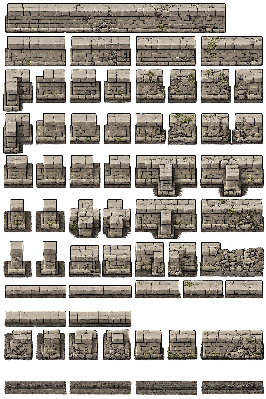
#> input picture custodian/content/dev/in_progress/procgen_wall_tiles_source2.png, 266 x 399 px
$ python extract_wall_parts.py --input ../../content/dev/in_progress/procgen_wall_tiles_source2.png --out-dir out --atlas-out out.png --json-out out.png
#> lines starting #> are read from the running program, lines starting #| are printed output that depends on the picture
#!/usr/bin/env python3
"""Extract wall modules from an RGBA source sheet and pack a simple atlas."""

from __future__ import annotations

import argparse
import json
import math
from collections import deque
from datetime import datetime, timezone
from pathlib import Path
from typing import Any

from PIL import Image


DEFAULT_TILE_SIZE = 32
DEFAULT_PADDING = 2
DEFAULT_ALPHA_THRESHOLD = 1
DEFAULT_MIN_AREA = 64
DEFAULT_ATLAS_WIDTH = 1024


def parse_args() -> argparse.Namespace:
    parser = argparse.ArgumentParser(description=__doc__)
    parser.add_argument("--input", required=True, type=Path, help="Source RGBA wall sheet.")
    parser.add_argument("--out-dir", required=True, type=Path, help="Directory for individual part PNGs.")
    parser.add_argument("--atlas-out", required=True, type=Path, help="Output atlas PNG path.")
    parser.add_argument("--json-out", required=True, type=Path, help="Output metadata JSON path.")
    parser.add_argument("--rects", type=Path, help="Optional manual rectangle JSON override.")
    parser.add_argument("--tile-size", type=int, default=DEFAULT_TILE_SIZE, help="Tile size for metadata guesses.")
    parser.add_argument("--padding", type=int, default=DEFAULT_PADDING, help="Transparent padding around each part.")
    parser.add_argument("--alpha-threshold", type=int, default=DEFAULT_ALPHA_THRESHOLD, help="Minimum alpha to keep.")
    parser.add_argument("--min-area", type=int, default=DEFAULT_MIN_AREA, help="Minimum component pixel area.")
    parser.add_argument("--atlas-width", type=int, default=DEFAULT_ATLAS_WIDTH, help="Packed atlas max row width.")
    return parser.parse_args()


def find_components(img: Image.Image, alpha_threshold: int, min_area: int) -> tuple[list[dict[str, Any]], list[dict[str, Any]]]:
    alpha = img.getchannel("A")
    width, height = img.size
    pix = alpha.load()
    seen = bytearray(width * height)
    components: list[dict[str, Any]] = []
    skipped: list[dict[str, Any]] = []

    for y in range(height):
        row_offset = y * width
        for x in range(width):
            idx = row_offset + x
            if seen[idx] or pix[x, y] < alpha_threshold:
                continue

            q: deque[tuple[int, int]] = deque([(x, y)])
            seen[idx] = 1
            min_x = max_x = x
            min_y = max_y = y
            area = 0

            while q:
                cx, cy = q.popleft()
                area += 1
                if cx < min_x:
                    min_x = cx
                if cx > max_x:
                    max_x = cx
                if cy < min_y:
                    min_y = cy
                if cy > max_y:
                    max_y = cy

                for nx, ny in ((cx + 1, cy), (cx - 1, cy), (cx, cy + 1), (cx, cy - 1)):
                    if nx < 0 or ny < 0 or nx >= width or ny >= height:
                        continue
                    nidx = ny * width + nx
                    if seen[nidx] or pix[nx, ny] < alpha_threshold:
                        continue
                    seen[nidx] = 1
                    q.append((nx, ny))

            rect = [min_x, min_y, max_x - min_x + 1, max_y - min_y + 1]
            target = components if area >= min_area else skipped
            target.append({"source_rect": rect, "area": area})

    components.sort(key=lambda item: (item["source_rect"][1], item["source_rect"][0]))
    skipped.sort(key=lambda item: item["area"], reverse=True)
    return components, skipped


def load_manual_rects(path: Path, fallback_tile_size: int) -> tuple[int, list[dict[str, Any]]]:
    data = json.loads(path.read_text(encoding="utf-8"))
    tile_size = int(data.get("tile_size", fallback_tile_size))
    parts = []
    for index, raw in enumerate(data.get("parts", [])):
        rect = raw.get("rect")
        if not isinstance(rect, list) or len(rect) != 4:
            raise ValueError(f"Manual part {index} must include rect [x, y, w, h].")
        parts.append(
            {
                "id": raw.get("id", f"wall_part_{index:03d}"),
                "source_rect": [int(value) for value in rect],
                "kind": raw.get("kind"),
                "tags": list(raw.get("tags", [])),
                "anchor": raw.get("anchor", "bottom_left"),
                "area": int(rect[2]) * int(rect[3]),
            }
        )
    return tile_size, parts


def classify(width_px: int, height_px: int, tile_size: int) -> tuple[str, list[int]]:
    width_tiles = max(1, math.ceil(width_px / tile_size))
    height_tiles = max(1, math.ceil(height_px / tile_size))
    aspect_ratio = width_px / max(1, height_px)
    aspect_delta = abs(width_px - height_px) / max(width_px, height_px)

    if width_tiles >= 5 and (height_tiles <= 3 or aspect_ratio >= 1.7):
        kind = "long_straight"
    elif 3 <= width_tiles < 5:
        kind = "medium_straight"
    elif width_tiles <= 2 and height_tiles <= 3:
        kind = "short_straight"
    elif height_tiles > width_tiles and width_tiles <= 2:
        kind = "vertical_end_or_pillar"
    elif aspect_delta <= 0.25 and width_tiles >= 3 and height_tiles >= 3:
        kind = "corner_or_block"
    else:
        kind = "unclassified"

    return kind, [width_tiles, height_tiles]


def crop_with_padding(img: Image.Image, rect: list[int], padding: int) -> Image.Image:
    x, y, width, height = rect
    crop = img.crop((x, y, x + width, y + height))
    if padding <= 0:
        return crop
    padded = Image.new("RGBA", (width + padding * 2, height + padding * 2), (0, 0, 0, 0))
    padded.alpha_composite(crop, (padding, padding))
    return padded


def pack_parts(parts: list[dict[str, Any]], atlas_width: int, spacing: int) -> tuple[Image.Image, list[dict[str, Any]]]:
    x = 0
    y = 0
    row_height = 0
    packed: list[dict[str, Any]] = []

    for part in parts:
        image: Image.Image = part["image"]
        width, height = image.size
        if x > 0 and x + width > atlas_width:
            x = 0
            y += row_height + spacing
            row_height = 0
        part["atlas_rect"] = [x, y, width, height]
        packed.append(part)
        x += width + spacing
        row_height = max(row_height, height)

    atlas_height = max(1, y + row_height)
    atlas = Image.new("RGBA", (atlas_width, atlas_height), (0, 0, 0, 0))
    for part in packed:
        atlas.alpha_composite(part["image"], tuple(part["atlas_rect"][:2]))
    return atlas, packed


def has_useful_transparency(img: Image.Image) -> bool:
    alpha = img.getchannel("A")
    return alpha.getextrema()[0] < 255


def write_outputs(args: argparse.Namespace) -> None:
    src = Image.open(args.input).convert("RGBA")
    tile_size = args.tile_size

    if args.rects:
        tile_size, component_records = load_manual_rects(args.rects, args.tile_size)
        skipped_components: list[dict[str, Any]] = []
        extraction_mode = "manual_rects"
    else:
        if not has_useful_transparency(src):
            raise SystemExit(
                "Source has no transparent pixels. Provide --rects with manual crop rectangles for this sheet."
            )
        component_records, skipped_components = find_components(src, args.alpha_threshold, args.min_area)
        extraction_mode = "alpha_components"

    args.out_dir.mkdir(parents=True, exist_ok=True)
    args.atlas_out.parent.mkdir(parents=True, exist_ok=True)
    args.json_out.parent.mkdir(parents=True, exist_ok=True)

    parts: list[dict[str, Any]] = []
    for index, component in enumerate(component_records):
        rect = component["source_rect"]
        part_id = component.get("id", f"wall_part_{index:03d}")
        image = crop_with_padding(src, rect, args.padding)
        output_name = f"{part_id}.png"
        output_path = args.out_dir / output_name
        image.save(output_path)

        guessed_kind, size_tiles_guess = classify(rect[2], rect[3], tile_size)
        kind = component.get("kind") or guessed_kind
        part = {
            "id": part_id,
            "kind": kind,
            "source_rect": rect,
            "atlas_rect": [0, 0, image.size[0], image.size[1]],
            "size_px": [image.size[0], image.size[1]],
            "size_tiles_guess": size_tiles_guess,
            "tags": component.get("tags", []),
            "anchor": component.get("anchor", "bottom_left"),
            "file": str(output_path.as_posix()),
            "area": component.get("area", rect[2] * rect[3]),
            "image": image,
        }
        parts.append(part)

    atlas, packed_parts = pack_parts(parts, args.atlas_width, args.padding)
    atlas.save(args.atlas_out)

    serializable_parts = []
    for part in packed_parts:
        clean = dict(part)
        clean.pop("image")
        serializable_parts.append(clean)

    metadata = {
        "schema": "custodian.wall_parts.v1",
        "generated_at": datetime.now(timezone.utc).isoformat(),
        "source": str(args.input.as_posix()),
        "extraction_mode": extraction_mode,
        "tile_size": tile_size,
        "padding": args.padding,
        "alpha_threshold": args.alpha_threshold,
        "min_area": args.min_area,
        "atlas": str(args.atlas_out.as_posix()),
        "parts_dir": str(args.out_dir.as_posix()),
        "parts": serializable_parts,
        "skipped_components": skipped_components,
    }
    args.json_out.write_text(json.dumps(metadata, indent=2) + "\n", encoding="utf-8")

    print(f"Extracted {len(serializable_parts)} parts")
    print(f"Skipped {len(skipped_components)} tiny components")
    print(f"Wrote {args.atlas_out}")
    print(f"Wrote {args.json_out}")


def main() -> None:
    args = parse_args()
    write_outputs(args)
#> in write_outputs, src is the input picture: PIL image 266x399 RGBA; mean R, G, B, A 110.6, 102.5, 91.4, 161.9
#> in has_useful_transparency, `alpha = img.getchannel("A")`:
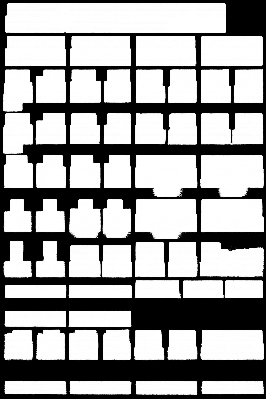
#> alpha: PIL image 266x399 L; min 0, max 255, mean 161.9
#> in write_outputs, `component_records, skipped_components = find_components(src, args.alph..`: component_records = 46 items; skipped_components = 64 items
#> the loop in write_outputs, `for index, component in enumerate(component_records):` made 46 passes
#> (component, part_id, x in crop_with_padding, y in crop_with_padding, width in crop_with_padding, height in crop_with_padding, output_name, width_tiles in classify) on passes 1 to 6: ({'source_rect': [5, 2, 221, 32], 'area': 6634}, 'wall_part_000', 5, 2, 221, 32, 'wall_part_000.png', 7), ({'source_rect': [5, 35, 62, 32], 'area': 1855}, 'wall_part_001', 5, 35, 62, 32, 'wall_part_001.png', 2), ({'source_rect': [200, 35, 64, 32], 'area': 1918}, 'wall_part_002', 200, 35, 64, 32, 'wall_part_002.png', 2), ({'source_rect': [69, 36, 63, 31], 'area': 1825}, 'wall_part_003', 69, 36, 63, 31, 'wall_part_003.png', 2), ({'source_rect': [135, 36, 63, 31], 'area': 1843}, 'wall_part_004', 135, 36, 63, 31, 'wall_part_004.png', 2), ({'source_rect': [2, 69, 32, 120], 'area': 3208}, 'wall_part_005', 2, 69, 32, 120, 'wall_part_005.png', 1)
#> component on passes 44 to 46: {'source_rect': [69, 381, 63, 14], 'area': 873}, {'source_rect': [135, 381, 63, 14], 'area': 868}, {'source_rect': [200, 381, 64, 14], 'area': 850}
#> pass 1, in crop_with_padding, `crop = img.crop((x, y, x + width, y + height))`:
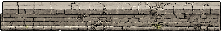
#> crop: PIL image 221x32 RGBA; mean R, G, B, A 122.8, 114.6, 102.8, 237.1; transparent parts drawn white
#> pass 1, in write_outputs, `image = crop_with_padding(src, rect, args.padding)`:
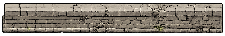
#> image: PIL image 225x36 RGBA; mean R, G, B, A 102.5, 95.6, 85.8, 207; transparent parts drawn white
#> pass 2, in crop_with_padding (call 2), `crop = img.crop((x, y, x + width, y + height))`:
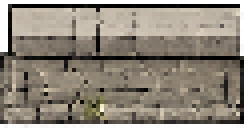
#> crop: PIL image 62x32 RGBA (shown 4 times larger); mean R, G, B, A 129.5, 120.8, 108, 229.9; transparent parts drawn white
#> after the loop in write_outputs, `for index, component in enumerate(component_records):`:
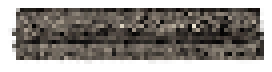
#> image: PIL image 68x18 RGBA (shown 4 times larger); mean R, G, B, A 58.4, 53.7, 48.8, 166.1; transparent parts drawn white
#> the loop in pack_parts, `for part in parts:` made 46 passes
#> pass 3, in pack_parts, `image: Image.Image = part["image"]`:
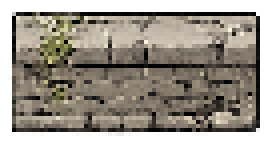
#> image: PIL image 68x36 RGBA (shown 4 times larger); mean R, G, B, A 96.4, 90.1, 79.6, 193; transparent parts drawn white
#> in pack_parts, `atlas = Image.new("RGBA", (atlas_width, atlas_height), (0, 0, 0, 0))`: atlas: PIL image 1024x254 RGBA; every value is 0
#> the loop in pack_parts, `for part in packed:` made 46 passes
#> after the loop in pack_parts, `for part in packed:`:
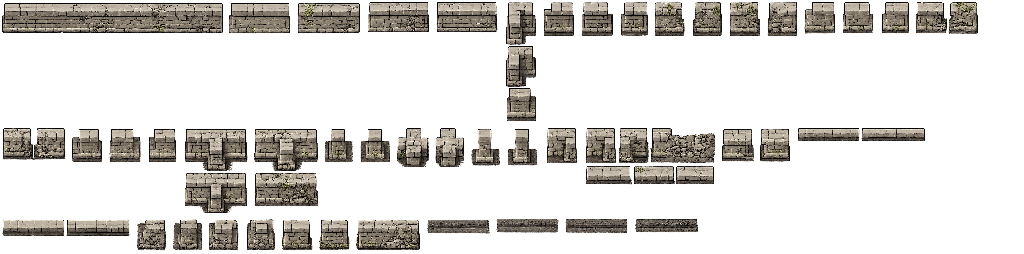
#> atlas: PIL image 1024x254 RGBA; mean R, G, B, A 32.9, 30.6, 27.3, 67; transparent parts drawn white
#> the loop in write_outputs, `for part in packed_parts:` made 46 passes
#| Extracted 46 parts
#| Skipped 64 tiny components


if __name__ == "__main__":
    main()
